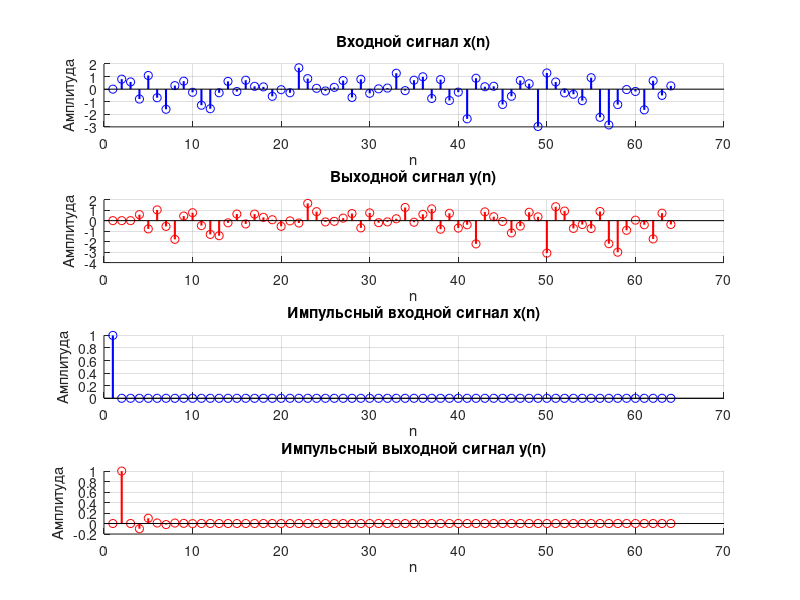

This chart was generated by the following MATLAB code:
clearvars
clc

% impuls options
N = 64;
x_impuls = zeros(1, N);
y_impuls = zeros(1, N);
x_impuls(1) = 1;

% sistem options
N = 64; 
x = zeros(1, N); % input signal
y = zeros(1, N); % output signal

for n = 2:N
    x(n) = randn(); % generation random imput signal
end

% output signal
for n = 4:N
    y(n) = x(n-1) - 0.1 * y(n-2) + 0.1 * y(n-3);
end

for n = 2:N
    if n >= 4
        y_impuls(n) = x_impuls(n-1) - 0.1 * y_impuls(n-2) + 0.1 * y_impuls(n-3);
    elseif n == 2 
        y_impuls(n) = x_impuls(n-1);
    elseif n == 3 
        y_impuls(n) = x_impuls(n-1) - 0.1 * y_impuls(n-2);
    end
end

% graph output
subplot(4, 1, 1);
hold on
stem(1:N, x, 'b', 'LineWidth', 1.5);
title('Входной сигнал x(n)');
xlabel('n');
ylabel('Амплитуда');
grid on

subplot(4, 1, 2);
hold on
stem(1:N, y, 'r', 'LineWidth', 1.5);
title('Выходной сигнал y(n)');
xlabel('n');
ylabel('Амплитуда');
grid on

subplot(4, 1, 3);
hold on
stem(1:N, x_impuls, 'b', 'LineWidth', 1.5);
title('Импульсный входной сигнал x(n)');
xlabel('n');
ylabel('Амплитуда');
grid on

subplot(4, 1, 4);
hold on
stem(1:N, y_impuls, 'r', 'LineWidth', 1.5);
title('Импульсный выходной сигнал y(n)');
xlabel('n');
ylabel('Амплитуда');
grid on

FileName = 'Task_4.png';
print('-dpng', '-opengl','-r300',FileName);